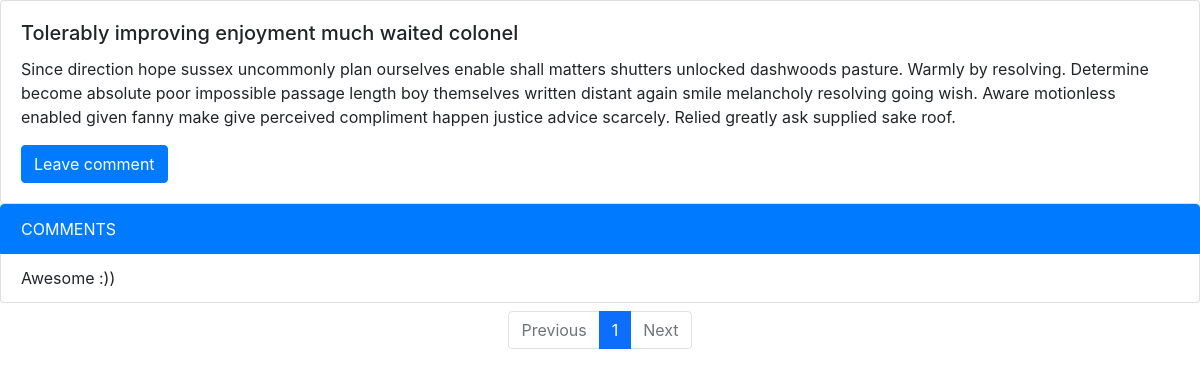
Page /posts/post/4 on the committed database.
### posts/models.py (models this page shows, shortened)
class Post(models.Model):
    title = models.CharField(max_length=100)
    text = models.CharField(max_length=1000)

class Comment(models.Model):
    post = models.ForeignKey(Post, on_delete=models.CASCADE, default=0)
    text = models.CharField(max_length=200)
    def __str__(self):
        return self.text

### posts/views.py (the view)
# urls.py: path('post/<int:post_id>', views.post, name="post"),
def post(request, post_id):
    comments = Comment.objects.filter(post_id=post_id)
    paginator = Paginator(comments, 3)
    page_number = request.GET.get('page')
    page_obj = paginator.get_page(page_number)
    ip = get_client_ip(request)
    Ip.objects.get_or_create(ip=ip, post_id=post_id)
    context = {
        "comments": page_obj,
        "post": Post.objects.get(id=post_id)
    }
    return render(request, 'post.html', context)

### posts/views.py (called while the page is built)
def get_client_ip(request):
    x_forwarded_for = request.META.get('HTTP_X_FORWARDED_FOR')
    if x_forwarded_for:
        ip = x_forwarded_for.split(',')[0]
    else:
        ip = request.META.get('REMOTE_ADDR')
    return ip

### posts/templates/post.html (shortened to what this page needs)
<!DOCTYPE html>
<html lang="en">
<head>
    <link href="https://cdn.jsdelivr.net/npm/bootstrap@5.2.3/dist/css/bootstrap.min.css" rel="stylesheet">
    <link rel="stylesheet" href="https://maxcdn.bootstrapcdn.com/bootstrap/4.5.2/css/bootstrap.min.css">
    <link rel="stylesheet" href="https://cdn.datatables.net/1.10.22/css/dataTables.bootstrap4.min.css">
</head>
<body>
<div class="card" style="width: 100%;">
  <div class="card-body">
    <h5 class="card-title">{{ post.title }}</h5>
    <p class="card-text">{{ post.text }}</p>
    <a href="{% url 'create_comment' post.id %}" class="btn btn-primary">Leave comment</a>
  </div>
</div>
<ul class="list-group">
  <li class="list-group-item active">COMMENTS</li>
    {% for comment in comments %}
        <li class="list-group-item">{{ comment }}</li>
    {% endfor %}
</ul>
<nav aria-label="Page navigation example" style="margin-top: 0.5rem">
  <ul class="pagination justify-content-center">
    {% if comments.has_previous %}
      <li class="page-item">
         <a class="page-link" href="?page={{ comments.previous_page_number }}">Previous</a>
      </li>
    {% else %}
      <li class="page-item disabled">
         <a class="page-link" href="#">Previous</a>
      </li>
    {% endif %}
    <li class="page-item"><a class="page-link active" href="#">{{ comments.number }}</a></li>
    {% if comments.has_next %}
      <li class="page-item">
      <a class="page-link" href="?page={{ comments.next_page_number }}">Next</a>
      </li>
    {% else %}
      <li class="page-item disabled">
         <a class="page-link" href="#">Next</a>
      </li>
    {% endif %}
  </ul>
</nav>
</body>
</html>

### rows in the picture
Post: title "Tolerably improving enjoyment much waited colonel", text "Since direction hope sussex uncommonly plan ourselves enable shall matters shutters unlocked dashwoods pasture. Warmly by resolving. Determine become absolute poor impossible passage length boy themselves written distant again smile melancholy resolving going wish. Aware motionless enabled given fanny make give perceived compliment happen justice advice scarcely. Relied greatly ask supplied sake roof."
Comment: text "Awesome :))"

### other values in the picture
{{ comments.number }} "1"
